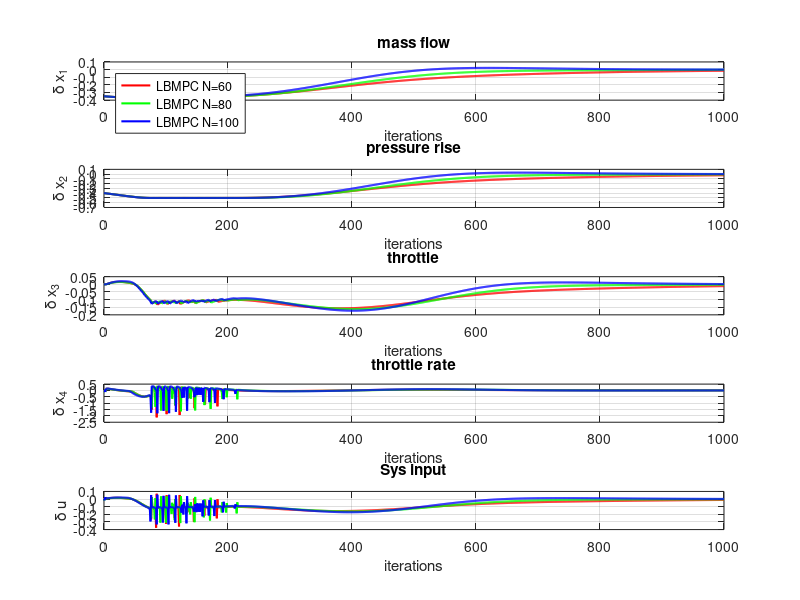
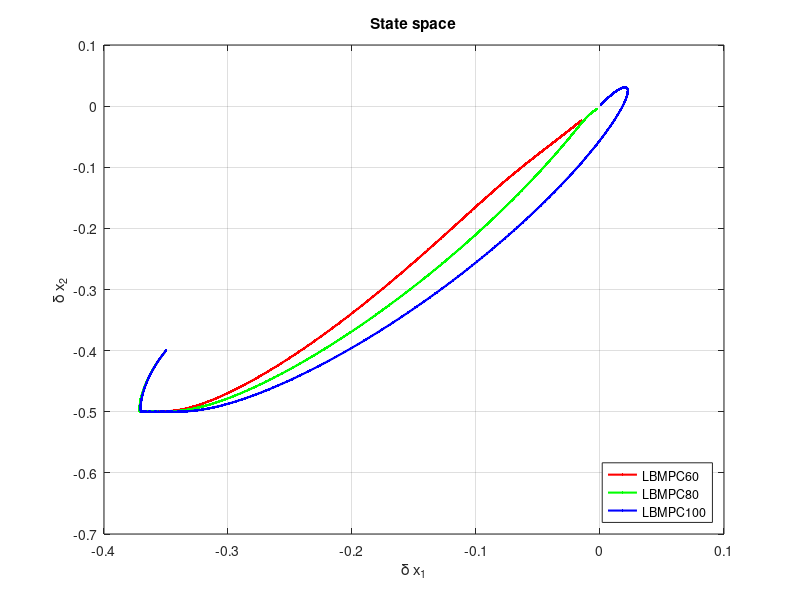

Here is the MATLAB script that generated these plots, in order:
%% Load data
close all;
LBMPC60=load('LBMPC_N60_sys.mat');
LBMPC80=load('LBMPC_N80_sys.mat');
LBMPC100=load('LBMPC_N100_sys.mat');

%% Plot
iterations=size(LBMPC60.sysHistory,2)-1;

figure;
subplot(5,1,1);
plot(0:iterations, LBMPC60.sysHistory(1,:),'Linewidth',1.5,'Color','r'); hold on;
plot(0:iterations,LBMPC80.sysHistory(1,:),'Linewidth',1.5,'Color','g'); hold on;
plot(0:iterations,LBMPC100.sysHistory(1,:),'Linewidth',1.5,'Color','b'); 
grid on;
xlabel('iterations');
ylabel('\delta x_1');
title('mass flow');
legend({ 'LBMPC N=60', 'LBMPC N=80', 'LBMPC N=100'},'Location','northwest')

subplot(5,1,2);
plot(0:iterations, LBMPC60.sysHistory(2,:),'Linewidth',1.5,'Color','r'); hold on;
plot(0:iterations,LBMPC80.sysHistory(2,:),'Linewidth',1.5,'Color','g'); hold on;
plot(0:iterations,LBMPC100.sysHistory(2,:),'Linewidth',1.5,'Color','b'); 
grid on;
xlabel('iterations');
ylabel('\delta x_2');
title('pressure rise');
% legend({ 'LBMPC40','LBMPC40', 'LMPC'},'Location','southeast')

subplot(5,1,3);
plot(0:iterations, LBMPC60.sysHistory(3,:),'Linewidth',1.5,'Color','r'); hold on;
plot(0:iterations,LBMPC80.sysHistory(3,:),'Linewidth',1.5,'Color','g'); hold on;
plot(0:iterations,LBMPC100.sysHistory(3,:),'Linewidth',1.5,'Color','b'); 
grid on;
xlabel('iterations');
ylabel('\delta x_3');
title('throttle');
% legend({ 'LBMPC40', 'LBMPC40','LMPC'},'Location','southeast')

subplot(5,1,4);
plot(0:iterations, LBMPC60.sysHistory(4,:),'Linewidth',1.5,'Color','r'); hold on;
plot(0:iterations,LBMPC80.sysHistory(4,:),'Linewidth',1.5,'Color','g'); hold on;
plot(0:iterations,LBMPC100.sysHistory(4,:),'Linewidth',1.5,'Color','b'); 
grid on;
xlabel('iterations');
ylabel('\delta x_4');
title('throttle rate');
% legend({ 'LBMPC40','LBMPC40', 'LMPC'},'Location','southeast')

subplot(5,1,5);
plot(0:iterations, LBMPC60.sysHistory(5,:),'Linewidth',1.5,'Color','r'); hold on;
plot(0:iterations,LBMPC80.sysHistory(5,:),'Linewidth',1.5,'Color','g'); hold on;
plot(0:iterations,LBMPC100.sysHistory(5,:),'Linewidth',1.5,'Color','b'); 
grid on;
xlabel('iterations');
ylabel('\delta u');
title('Sys input');
% legend({ 'LBMPC40','LBMPC40', 'LMPC'},'Location','southeast')


figure;
plot(LBMPC60.sysHistory(1,:),LBMPC60.sysHistory(2,:),'Linewidth',1.5,'Marker','.','Color','r'); hold on;
plot(LBMPC80.sysHistory(1,:),LBMPC80.sysHistory(2,:),'Linewidth',1.5,'Marker','.','Color','g'); hold on;
plot(LBMPC100.sysHistory(1,:),LBMPC100.sysHistory(2,:),'Linewidth',1.5,'Marker','.','Color','b'); 

grid on
xlabel('\delta x_1');
ylabel('\delta x_2');
title('State space');

legend({'LBMPC60','LBMPC80', 'LBMPC100'},'Location','southeast')
